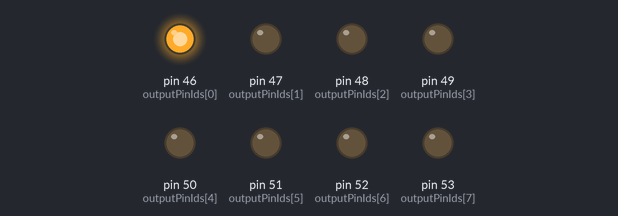
Bench run of a sketch on a simulated Arduino Mega 2560, built with avr-gcc and run on an emulated ATmega2560. Shown: output pins drawn as LEDs (lit = HIGH). What the sketch prints to the serial monitor is not drawn.

Above: at 0.05 s.
Timing chart, 0 to 3.0 s (numbered marks = the images above):
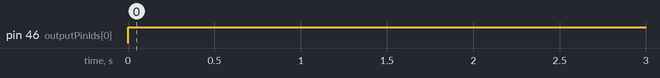

Measured:
- by itself, pin 46 (outputPinIds[0]): LOW → HIGH at 0.00 s

The sketch:

arduinoDisplay.ino
```cpp
int outputPinIds[8] = {46, 47, 48, 49, 50, 51, 52, 53};


void setup() {
  for (int i=0; i<8; i++) pinMode(outputPinIds[i],OUTPUT);
  Serial.begin(115200);
  Serial.println("Starting...");
}

void loop() {
 lightPin(0);
}

void lightPin(int pinNum){
  digitalWrite(outputPinIds[pinNum], HIGH);
  delay(500);
  digitalWrite(outputPinIds[pinNum], LOW);
}
```
